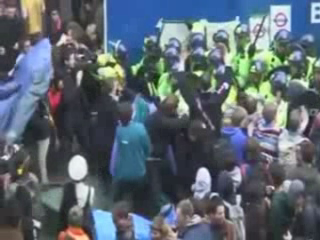
#> input picture frame 8 of Ovif/vio_1.avi, 320 x 240 px
$ python frame_resize.py
#> lines starting #> are read from the running program, lines starting #| are printed output that depends on the picture
#> further down, frame is the input picture: shape (240, 320, 3); mean B, G, R 112.3, 102.8, 92
import numpy as np
import cv2

def resize_frame(frame):
    rescale = 100.0/(frame.shape[1])
#> rescale = 0.312
    if rescale<0.8:
        dim = (100, int(frame.shape[0] * rescale))
#> dim = (100, 75)
        frame = cv2.resize(frame, dim, interpolation = cv2.INTER_AREA)
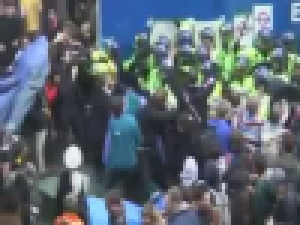
#> frame: shape (75, 100, 3) (shown 3 times larger); mean of channels 0, 1, 2 112.3, 102.8, 92; drawn as B, G, R
    frame = cv2.cvtColor(frame,cv2.COLOR_BGR2GRAY)
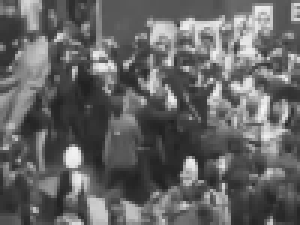
#> frame: shape (75, 100) (shown 3 times larger); min 32, max 245, mean 100.7
    return frame


cap = cv2.VideoCapture('vio_1.avi')
ret, frame = cap.read()
cv2.imwrite('image_before_resize.png',frame)
cv2.imwrite('image_after_resize.png',resize_frame(frame))

cap.release()
cv2.destroyAllWindows()

$ run again, starting later in the video
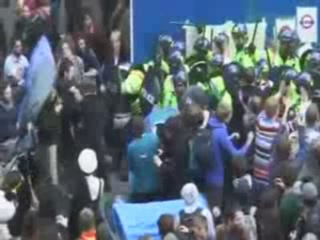
#> input picture frame 36 of Ovif/vio_1.avi, 320 x 240 px
#> frame is the input picture: shape (240, 320, 3); mean B, G, R 114.3, 103.1, 90.9
#> in resize_frame, `frame = cv2.resize(frame, dim, interpolation = cv2.INTER_AREA)`:
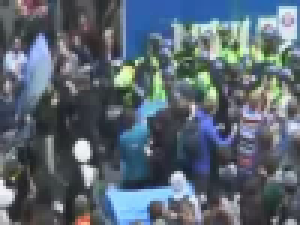
#> frame: shape (75, 100, 3) (shown 3 times larger); mean of channels 0, 1, 2 114.3, 103.1, 90.9; drawn as B, G, R
#> in resize_frame, `frame = cv2.cvtColor(frame,cv2.COLOR_BGR2GRAY)`:
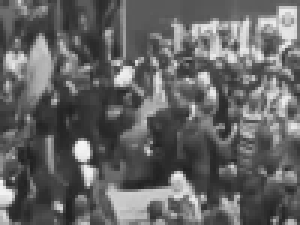
#> frame: shape (75, 100) (shown 3 times larger); min 29, max 245, mean 100.7

$ run again, starting later in the video
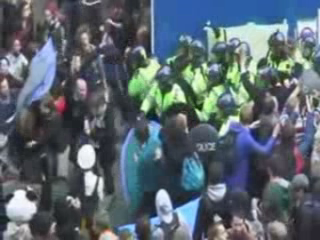
#> input picture frame 65 of Ovif/vio_1.avi, 320 x 240 px
#> frame is the input picture: shape (240, 320, 3); mean B, G, R 111.1, 102.3, 90.5
#> in resize_frame, `frame = cv2.resize(frame, dim, interpolation = cv2.INTER_AREA)`:
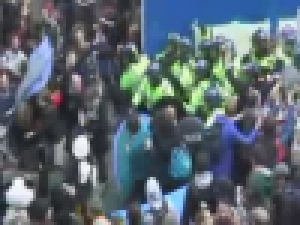
#> frame: shape (75, 100, 3) (shown 3 times larger); mean of channels 0, 1, 2 111.1, 102.3, 90.5; drawn as B, G, R
#> in resize_frame, `frame = cv2.cvtColor(frame,cv2.COLOR_BGR2GRAY)`:
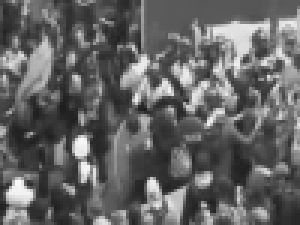
#> frame: shape (75, 100) (shown 3 times larger); min 30, max 249, mean 99.8
